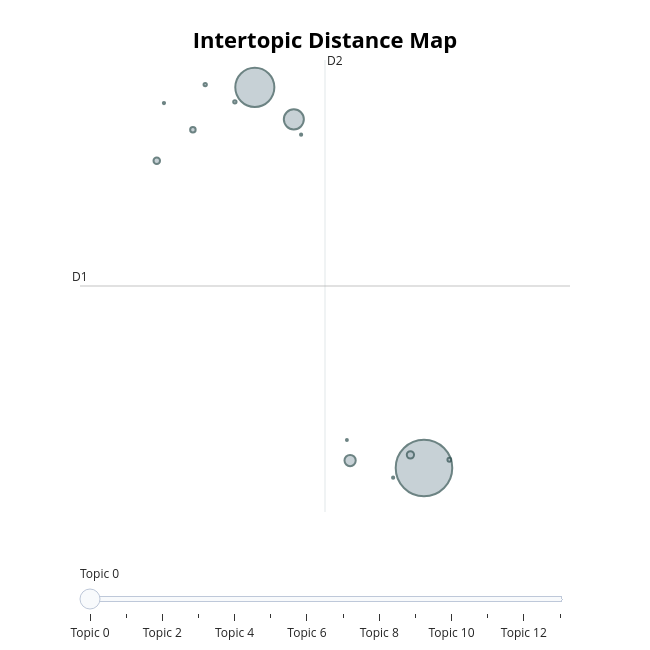
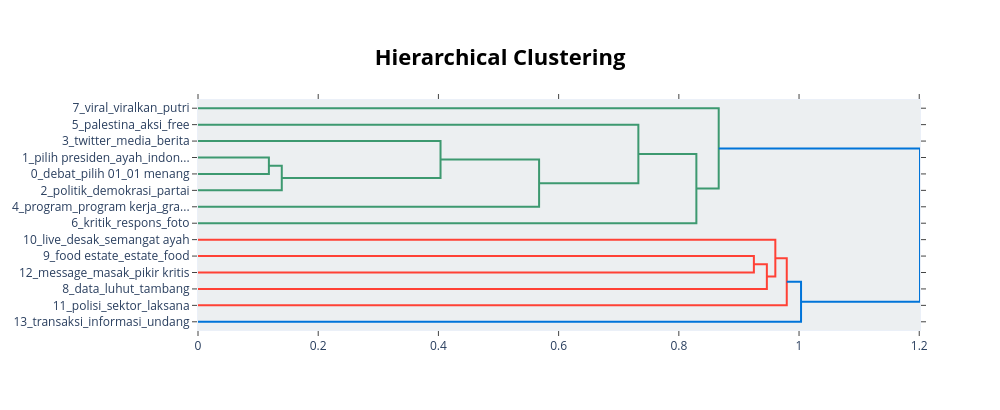
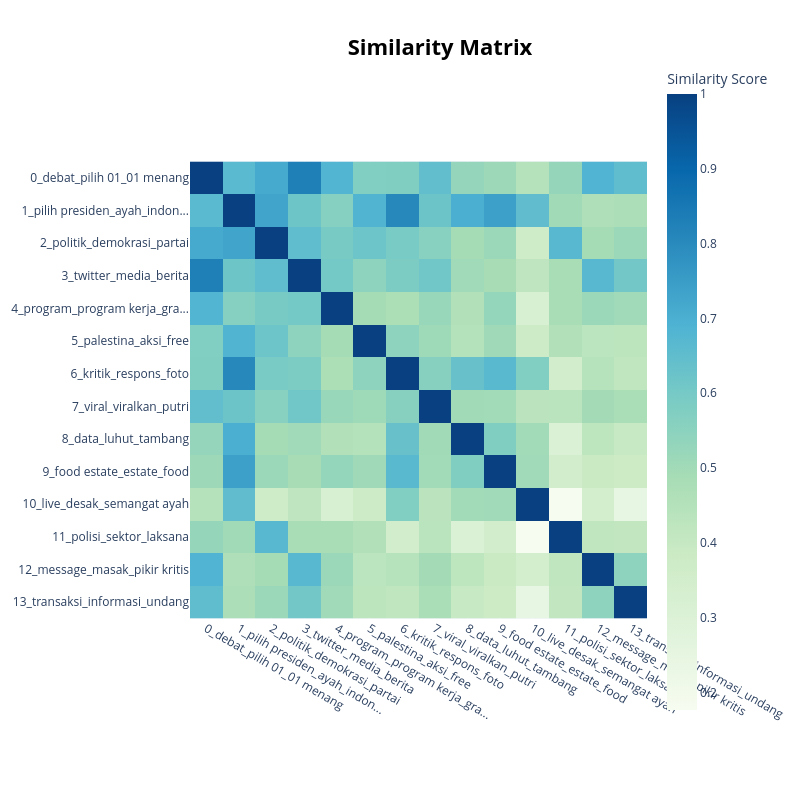

Notebook cell for these charts, in order:
### Code cell
# Get the improved topic information
topic_info = topic_model.get_topic_info()
print("\nImproved Topic Information:")
print(topic_info.head(10))

# Print topics with their new labels
print("\Topik Pembicaraan Masyarakat terhadap Pasangan Anies-Cak Imin:")
for index, row in topic_info.iterrows():
    if row["Topic"] != -1:  # Skip outlier topic
        topic_id = row["Topic"]
        words = [word[0] for word in topic_model.get_topic(topic_id)[:8]]
        print(f"Theme: {row['Name']}")
        print(f"Keywords: {', '.join(words)}")
        print(f"Document count: {row['Count']}")
        print("-" * 50)

# Create a topic distribution visualization
plt.figure(figsize=(12, 6))
topic_counts = topic_info[topic_info["Topic"] != -1]["Count"]
topic_names = [label for topic, label in topic_labels.items() if topic != -1][:len(topic_counts)]

# Plot with better color scheme
bars = plt.bar(topic_names, topic_counts, color=plt.cm.viridis(np.linspace(0, 1, len(topic_counts))))

# Add count labels on top of bars
for bar in bars:
    height = bar.get_height()
    plt.text(bar.get_x() + bar.get_width()/2., height + 0.5,
            f'{int(height)}', ha='center', va='bottom', fontweight='bold')

plt.xticks(rotation=45, ha="right")
plt.title("Distribusi Topik Pembicaraan Masyarakat terhadap Pasangan Anies-Cak Imin", fontsize=14, fontweight='bold')
plt.xlabel("Topik Pembicaraan", fontsize=12)
plt.ylabel("Number of Tweets", fontsize=12)
plt.tight_layout()
plt.grid(axis='y', linestyle='--', alpha=0.7)
plt.show()

# Display interactive visualizations
intertopic_map = topic_model.visualize_topics()
display(intertopic_map)

# Create hierarchical clustering visualization
hierarchy = topic_model.visualize_hierarchy()
display(hierarchy)

# Create heatmap of topic similarities
heatmap = topic_model.visualize_heatmap()
display(heatmap)

# Create word clouds for top 3 topics
plt.figure(figsize=(15, 10))
for i, topic_id in enumerate(topic_info[topic_info['Topic'] != -1]['Topic'][:3]):
    plt.subplot(1, 3, i+1)
    
    # Get topic words and weights
    words = dict(topic_model.get_topic(topic_id)[:15])
    
    # Create and display wordcloud
    wordcloud = WordCloud(width=400, height=400, background_color='white', 
                          colormap='viridis', max_words=50).generate_from_frequencies(words)
    
    plt.imshow(wordcloud, interpolation='bilinear')
    plt.title(f"Topic: {topic_labels[topic_id]}", fontsize=12)
    plt.axis('off')

plt.tight_layout()
plt.show()

### Figure 1 — Plotly figure (JSON) as saved in the notebook; plotly's stock layout.template omitted (floating-point values rounded to 4 significant figures)
{"data": [{"customdata": [[0, "debat | pilih 01 | 01 menang | video | pasang calon 01", 9454], [1, "pilih presiden | ayah | indonesia | presiden | wakil", 4514], [2, "politik | demokrasi | partai | nasional | juang", 1187], [3, "twitter | media | berita | media sosial | sosial", 373], [4, "program | program kerja | gratis | misi | visi misi", 156], [5, "palestina | aksi | free | bela | orasi", 125], [6, "kritik | respons | foto | komentar | kampus", 89], [7, "viral | viralkan | putri | resah | instagram", 43], [8, "data | luhut | tambang | adu | pakar", 33], [9, "food estate | estate | food | gratis | makan siang", 32], [10, "live | desak | semangat ayah | oposisi | barusan", 15], [11, "polisi | sektor | laksana | aman | lurah", 14], [12, "message | masak | pikir kritis | nazar | online", 14], [13, "transaksi | informasi | undang | undang undang | bot", 11]], "hovertemplate": "<b>Topic %{customdata[0]}</b><br>%{customdata[1]}<br>Size: %{customdata[2]}", "legendgroup": "", "marker": {"color": "#B0BEC5", "line": {"color": "DarkSlateGrey", "width": 2}, "size": [9454, 4514, 1187, 373, 156, 125, 89, 43, 33, 32, 15, 14, 14, 11], "sizemode": "area", "sizeref": 5.909, "symbol": "circle"}, "mode": "markers", "name": "", "orientation": "v", "showlegend": false, "type": "scatter", "x": [9.289, 7.272, 7.737, 8.408, 9.128, 6.103, 6.534, 9.592, 7.034, 6.68, 6.188, 7.824, 8.921, 8.37], "xaxis": "x", "y": [-6.145, 4.511, 3.615, -5.937, -5.777, 2.454, 3.324, -5.914, 4.106, 4.588, 4.07, 3.186, -6.415, -5.363], "yaxis": "y"}], "layout": {"annotations": [{"showarrow": false, "text": "D1", "x": 5.187, "y": -1.05, "yshift": 10}, {"showarrow": false, "text": "D2", "x": 8.109, "xshift": 10, "y": 5.277}], "height": 650, "hoverlabel": {"bgcolor": "white", "font": {"family": "Rockwell", "size": 16}}, "legend": {"itemsizing": "constant", "tracegroupgap": 0}, "margin": {"t": 60}, "shapes": [{"line": {"color": "#CFD8DC", "width": 2}, "type": "line", "x0": 8.109, "x1": 8.109, "y0": -7.377, "y1": 5.277}, {"line": {"color": "#9E9E9E", "width": 2}, "type": "line", "x0": 5.187, "x1": 11.03, "y0": -1.05, "y1": -1.05}], "sliders": [{"active": 0, "pad": {"t": 50}, "steps": [{"args": [{"marker.color": [["red", "#B0BEC5", "#B0BEC5", "#B0BEC5", "#B0BEC5", "#B0BEC5", "#B0BEC5", "#B0BEC5", "#B0BEC5", "#B0BEC5", "#B0BEC5", "#B0BEC5", "#B0BEC5", "#B0BEC5"]]}], "label": "Topic 0", "method": "update"}, {"args": [{"marker.color": [["#B0BEC5", "red", "#B0BEC5", "#B0BEC5", "#B0BEC5", "#B0BEC5", "#B0BEC5", "#B0BEC5", "#B0BEC5", "#B0BEC5", "#B0BEC5", "#B0BEC5", "#B0BEC5", "#B0BEC5"]]}], "label": "Topic 1", "method": "update"}, {"args": [{"marker.color": [["#B0BEC5", "#B0BEC5", "red", "#B0BEC5", "#B0BEC5", "#B0BEC5", "#B0BEC5", "#B0BEC5", "#B0BEC5", "#B0BEC5", "#B0BEC5", "#B0BEC5", "#B0BEC5", "#B0BEC5"]]}], "label": "Topic 2", "method": "update"}, {"args": [{"marker.color": [["#B0BEC5", "#B0BEC5", "#B0BEC5", "red", "#B0BEC5", "#B0BEC5", "#B0BEC5", "#B0BEC5", "#B0BEC5", "#B0BEC5", "#B0BEC5", "#B0BEC5", "#B0BEC5", "#B0BEC5"]]}], "label": "Topic 3", "method": "update"}, {"args": [{"marker.color": [["#B0BEC5", "#B0BEC5", "#B0BEC5", "#B0BEC5", "red", "#B0BEC5", "#B0BEC5", "#B0BEC5", "#B0BEC5", "#B0BEC5", "#B0BEC5", "#B0BEC5", "#B0BEC5", "#B0BEC5"]]}], "label": "Topic 4", "method": "update"}, {"args": [{"marker.color": [["#B0BEC5", "#B0BEC5", "#B0BEC5", "#B0BEC5", "#B0BEC5", "red", "#B0BEC5", "#B0BEC5", "#B0BEC5", "#B0BEC5", "#B0BEC5", "#B0BEC5", "#B0BEC5", "#B0BEC5"]]}], "label": "Topic 5", "method": "update"}, {"args": [{"marker.color": [["#B0BEC5", "#B0BEC5", "#B0BEC5", "#B0BEC5", "#B0BEC5", "#B0BEC5", "red", "#B0BEC5", "#B0BEC5", "#B0BEC5", "#B0BEC5", "#B0BEC5", "#B0BEC5", "#B0BEC5"]]}], "label": "Topic 6", "method": "update"}, {"args": [{"marker.color": [["#B0BEC5", "#B0BEC5", "#B0BEC5", "#B0BEC5", "#B0BEC5", "#B0BEC5", "#B0BEC5", "red", "#B0BEC5", "#B0BEC5", "#B0BEC5", "#B0BEC5", "#B0BEC5", "#B0BEC5"]]}], "label": "Topic 7", "method": "update"}, {"args": [{"marker.color": [["#B0BEC5", "#B0BEC5", "#B0BEC5", "#B0BEC5", "#B0BEC5", "#B0BEC5", "#B0BEC5", "#B0BEC5", "red", "#B0BEC5", "#B0BEC5", "#B0BEC5", "#B0BEC5", "#B0BEC5"]]}], "label": "Topic 8", "method": "update"}, {"args": [{"marker.color": [["#B0BEC5", "#B0BEC5", "#B0BEC5", "#B0BEC5", "#B0BEC5", "#B0BEC5", "#B0BEC5", "#B0BEC5", "#B0BEC5", "red", "#B0BEC5", "#B0BEC5", "#B0BEC5", "#B0BEC5"]]}], "label": "Topic 9", "method": "update"}, {"args": [{"marker.color": [["#B0BEC5", "#B0BEC5", "#B0BEC5", "#B0BEC5", "#B0BEC5", "#B0BEC5", "#B0BEC5", "#B0BEC5", "#B0BEC5", "#B0BEC5", "red", "#B0BEC5", "#B0BEC5", "#B0BEC5"]]}], "label": "Topic 10", "method": "update"}, {"args": [{"marker.color": [["#B0BEC5", "#B0BEC5", "#B0BEC5", "#B0BEC5", "#B0BEC5", "#B0BEC5", "#B0BEC5", "#B0BEC5", "#B0BEC5", "#B0BEC5", "#B0BEC5", "red", "#B0BEC5", "#B0BEC5"]]}], "label": "Topic 11", "method": "update"}, {"args": [{"marker.color": [["#B0BEC5", "#B0BEC5", "#B0BEC5", "#B0BEC5", "#B0BEC5", "#B0BEC5", "#B0BEC5", "#B0BEC5", "#B0BEC5", "#B0BEC5", "#B0BEC5", "#B0BEC5", "red", "#B0BEC5"]]}], "label": "Topic 12", "method": "update"}, {"args": [{"marker.color": [["#B0BEC5", "#B0BEC5", "#B0BEC5", "#B0BEC5", "#B0BEC5", "#B0BEC5", "#B0BEC5", "#B0BEC5", "#B0BEC5", "#B0BEC5", "#B0BEC5", "#B0BEC5", "#B0BEC5", "red"]]}], "label": "Topic 13", "method": "update"}]}], "title": {"font": {"color": "Black", "size": 22}, "text": "<b>Intertopic Distance Map</b>", "x": 0.5, "xanchor": "center", "y": 0.95, "yanchor": "top"}, "width": 650, "xaxis": {"anchor": "y", "domain": [0, 1], "range": [5.187, 11.03], "title": {"text": ""}, "visible": false}, "yaxis": {"anchor": "x", "domain": [0, 1], "range": [-7.377, 5.277], "title": {"text": ""}, "visible": false}}}

### Figure 2 — Plotly figure (JSON) as saved in the notebook; plotly's stock layout.template omitted (floating-point values rounded to 4 significant figures)
{"data": [{"hoverinfo": "text", "marker": {"color": "rgb(61,153,112)"}, "mode": "lines", "type": "scatter", "x": [0.0, 0.118, 0.118, 0.0], "xaxis": "x", "y": [-35.0, -35.0, -45.0, -45.0], "yaxis": "y"}, {"hoverinfo": "text", "marker": {"color": "rgb(61,153,112)"}, "mode": "lines", "type": "scatter", "x": [0.118, 0.1394, 0.1394, 0.0], "xaxis": "x", "y": [-40.0, -40.0, -55.0, -55.0], "yaxis": "y"}, {"hoverinfo": "text", "marker": {"color": "rgb(61,153,112)"}, "mode": "lines", "type": "scatter", "x": [0.0, 0.4035, 0.4035, 0.1394], "xaxis": "x", "y": [-25.0, -25.0, -47.5, -47.5], "yaxis": "y"}, {"hoverinfo": "text", "marker": {"color": "rgb(61,153,112)"}, "mode": "lines", "type": "scatter", "x": [0.4035, 0.5675, 0.5675, 0.0], "xaxis": "x", "y": [-36.25, -36.25, -65.0, -65.0], "yaxis": "y"}, {"hoverinfo": "text", "marker": {"color": "rgb(61,153,112)"}, "mode": "lines", "type": "scatter", "x": [0.0, 0.7327, 0.7327, 0.5675], "xaxis": "x", "y": [-15.0, -15.0, -50.62, -50.62], "yaxis": "y"}, {"hoverinfo": "text", "marker": {"color": "rgb(61,153,112)"}, "mode": "lines", "type": "scatter", "x": [0.7327, 0.8292, 0.8292, 0.0], "xaxis": "x", "y": [-32.81, -32.81, -75.0, -75.0], "yaxis": "y"}, {"hoverinfo": "text", "marker": {"color": "rgb(61,153,112)"}, "mode": "lines", "type": "scatter", "x": [0.0, 0.8664, 0.8664, 0.8292], "xaxis": "x", "y": [-5.0, -5.0, -53.91, -53.91], "yaxis": "y"}, {"hoverinfo": "text", "marker": {"color": "rgb(255,65,54)"}, "mode": "lines", "type": "scatter", "x": [0.0, 0.9249, 0.9249, 0.0], "xaxis": "x", "y": [-95.0, -95.0, -105.0, -105.0], "yaxis": "y"}, {"hoverinfo": "text", "marker": {"color": "rgb(255,65,54)"}, "mode": "lines", "type": "scatter", "x": [0.9249, 0.9465, 0.9465, 0.0], "xaxis": "x", "y": [-100.0, -100.0, -115.0, -115.0], "yaxis": "y"}, {"hoverinfo": "text", "marker": {"color": "rgb(255,65,54)"}, "mode": "lines", "type": "scatter", "x": [0.0, 0.9606, 0.9606, 0.9465], "xaxis": "x", "y": [-85.0, -85.0, -107.5, -107.5], "yaxis": "y"}, {"hoverinfo": "text", "marker": {"color": "rgb(255,65,54)"}, "mode": "lines", "type": "scatter", "x": [0.9606, 0.9796, 0.9796, 0.0], "xaxis": "x", "y": [-96.25, -96.25, -125.0, -125.0], "yaxis": "y"}, {"hoverinfo": "text", "marker": {"color": "rgb(0,116,217)"}, "mode": "lines", "type": "scatter", "x": [0.9796, 1.003, 1.003, 0.0], "xaxis": "x", "y": [-110.6, -110.6, -135.0, -135.0], "yaxis": "y"}, {"hoverinfo": "text", "marker": {"color": "rgb(0,116,217)"}, "mode": "lines", "type": "scatter", "x": [0.8664, 1.201, 1.201, 1.003], "xaxis": "x", "y": [-29.45, -29.45, -122.8, -122.8], "yaxis": "y"}], "layout": {"autosize": false, "height": 410, "hoverlabel": {"bgcolor": "white", "font": {"family": "Rockwell", "size": 16}}, "hovermode": "closest", "plot_bgcolor": "#ECEFF1", "showlegend": false, "title": {"font": {"color": "Black", "size": 22}, "text": "<b>Hierarchical Clustering</b>", "x": 0.5, "xanchor": "center", "yanchor": "top"}, "width": 1000, "xaxis": {"mirror": "allticks", "rangemode": "tozero", "showgrid": false, "showline": true, "showticklabels": true, "ticks": "outside", "type": "linear", "zeroline": false}, "yaxis": {"mirror": "allticks", "range": [-140, 0], "rangemode": "tozero", "showgrid": false, "showline": true, "showticklabels": true, "tickmode": "array", "ticks": "outside", "ticktext": ["7_viral_viralkan_putri", "5_palestina_aksi_free", "3_twitter_media_berita", "1_pilih presiden_ayah_indon...", "0_debat_pilih 01_01 menang", "2_politik_demokrasi_partai", "4_program_program kerja_gra...", "6_kritik_respons_foto", "10_live_desak_semangat ayah", "9_food estate_estate_food", "12_message_masak_pikir kritis", "8_data_luhut_tambang", "11_polisi_sektor_laksana", "13_transaksi_informasi_undang"], "tickvals": [-5, -15, -25, -35, -45, -55, -65, -75, -85, -95, -105, -115, -125, -135], "type": "linear", "zeroline": false}}}

### Figure 3 — Plotly figure (JSON) as saved in the notebook; plotly's stock layout.template omitted (floating-point values rounded to 4 significant figures; data arrays with more than 128 entries replaced by an {"elided": "..."} marker saying what was removed)
{"data": [{"coloraxis": "coloraxis", "hovertemplate": "x: %{x}<br>y: %{y}<br>Similarity Score: %{z}<extra></extra>", "name": "0", "type": "heatmap", "x": ["0_debat_pilih 01_01 menang", "1_pilih presiden_ayah_indon...", "2_politik_demokrasi_partai", "3_twitter_media_berita", "4_program_program kerja_gra...", "5_palestina_aksi_free", "6_kritik_respons_foto", "7_viral_viralkan_putri", "8_data_luhut_tambang", "9_food estate_estate_food", "10_live_desak_semangat ayah", "11_polisi_sektor_laksana", "12_message_masak_pikir kritis", "13_transaksi_informasi_undang"], "xaxis": "x", "y": ["0_debat_pilih 01_01 menang", "1_pilih presiden_ayah_indon...", "2_politik_demokrasi_partai", "3_twitter_media_berita", "4_program_program kerja_gra...", "5_palestina_aksi_free", "6_kritik_respons_foto", "7_viral_viralkan_putri", "8_data_luhut_tambang", "9_food estate_estate_food", "10_live_desak_semangat ayah", "11_polisi_sektor_laksana", "12_message_masak_pikir kritis", "13_transaksi_informasi_undang"], "yaxis": "y", "z": {"elided": "14x14 float values"}}], "layout": {"coloraxis": {"colorbar": {"title": {"text": "Similarity Score"}}, "colorscale": [[0, "rgb(247,252,240)"], [0.125, "rgb(224,243,219)"], [0.25, "rgb(204,235,197)"], [0.375, "rgb(168,221,181)"], [0.5, "rgb(123,204,196)"], [0.625, "rgb(78,179,211)"], [0.75, "rgb(43,140,190)"], [0.875, "rgb(8,104,172)"], [1, "rgb(8,64,129)"]]}, "height": 800, "hoverlabel": {"bgcolor": "white", "font": {"family": "Rockwell", "size": 16}}, "legend": {"title": {"text": "Trend"}}, "margin": {"t": 60}, "showlegend": true, "title": {"font": {"color": "Black", "size": 22}, "text": "<b>Similarity Matrix</b>", "x": 0.55, "xanchor": "center", "y": 0.95, "yanchor": "top"}, "width": 800, "xaxis": {"anchor": "y", "constrain": "domain", "domain": [0, 1], "scaleanchor": "y"}, "yaxis": {"anchor": "x", "autorange": "reversed", "constrain": "domain", "domain": [0, 1]}}}
